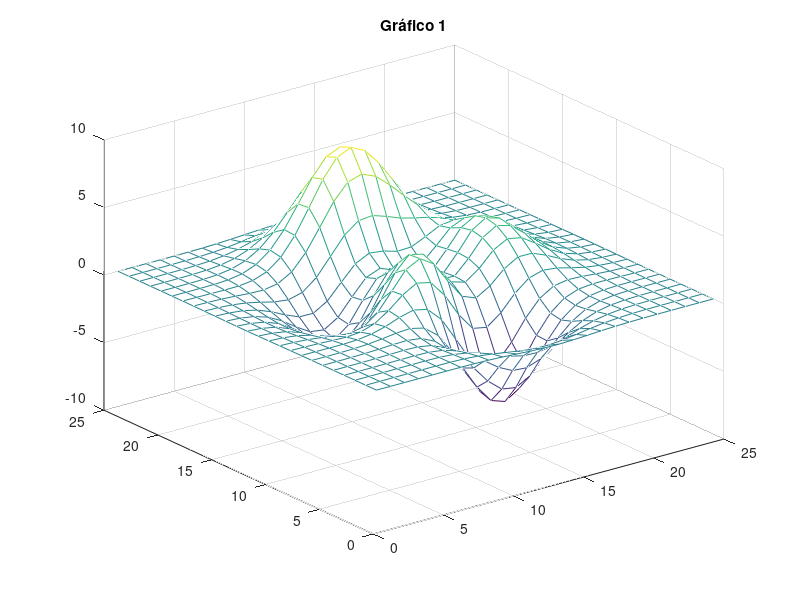
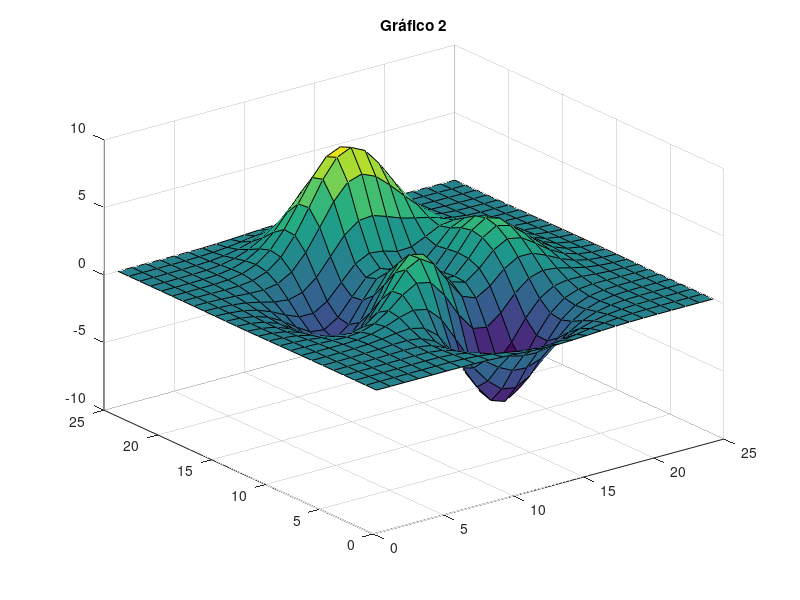
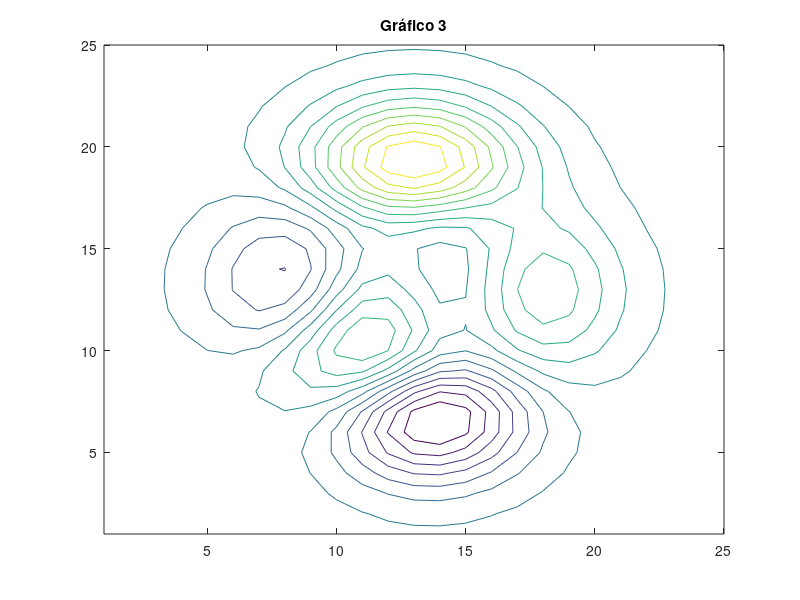

The MATLAB script that drew these images, in order:
clear
close 
clc

%
% Exemplo 3D plots - Sessão 2
% João Inácio, 20th Mar 2021
%


z = peaks(25);


% Gráfico 1
figure(1)
mesh(z);
title("Gráfico 1")

% Gráfico 2
figure(2)
surf(z);
title("Gráfico 2")

% Gráfico 3
figure(3)
contour(z, 16);
title("Gráfico 3")
